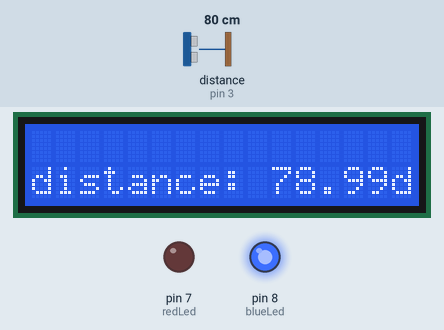
Recording of a sketch running on a simulated Arduino Uno, built with avr-gcc and run on an emulated ATmega328P. Shown: 16×2 character LCD, output pins drawn as LEDs (lit = HIGH). Wiring (inferred from the names in the program): ultrasonic range finder: trigger pin 6; echo pin 3. Inputs (shaded band) come from the test bench; at power-on: distance to the obstacle (sensor on pin 3) 80 cm. The echo pulse lasts 58.3 µs per cm; pins used as bus, display or sensor lines are not drawn; what the sketch prints to the serial monitor is not drawn.

Above: at 3.2 s.
3.3 s: distance to the obstacle (sensor on pin 3) set to 22 cm
At 3.9 s:
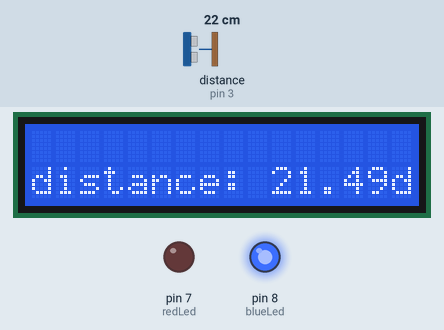
5.0 s: distance to the obstacle (sensor on pin 3) set to 18 cm
At 5.9 s:
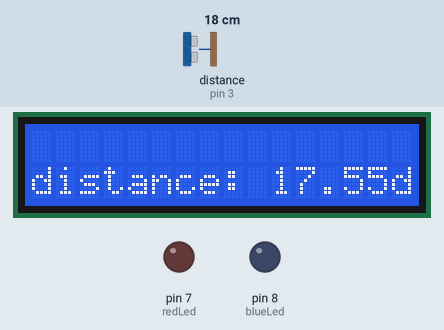
6.6 s: distance to the obstacle (sensor on pin 3) set to 2 cm
At 8.0 s:
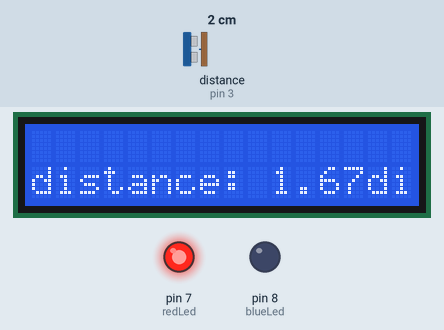
9.6 s: distance to the obstacle (sensor on pin 3) set to 13 cm
At 10.8 s:
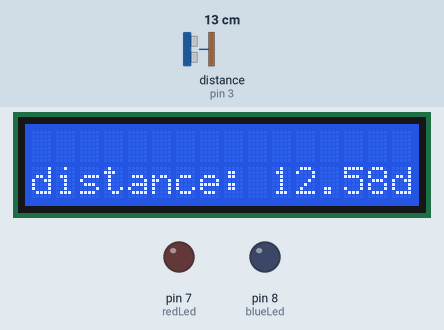
12.6 s: distance to the obstacle (sensor on pin 3) set to 250 cm
At 13.9 s:
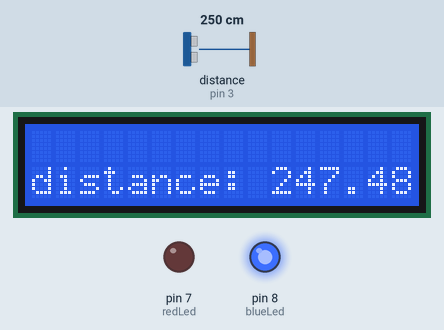
15.6 s: distance to the obstacle (sensor on pin 3) set to 17 cm
At 16.7 s:
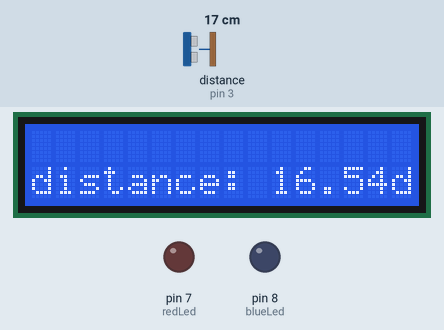
Timing chart, 0 to 18.6 s (numbered marks = the images above; inputs shaded):
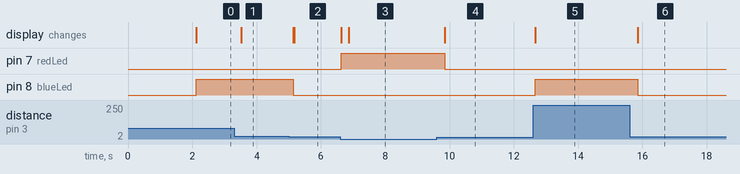

Measured:
- the behaviour switches between 21 and 20 cm on distance to the obstacle (sensor on pin 3) (found by bisection; images 1 and 2)
- after the input at 3.3 s, the display: changes after 0.22 s (image 1)
- after the input at 5.0 s, pin 8 (blueLed): HIGH → LOW after 0.14 s; the display: first changes after 0.14 s (image 2 shows a later state)
- after the input at 6.6 s, pin 7 (redLed): LOW → HIGH at once; the display: first changes at once (image 3 shows a later state)
- after the input at 9.6 s, pin 7 (redLed): HIGH → LOW after 0.25 s; the display: changes after 0.25 s (image 4)
- after the input at 12.6 s, pin 8 (blueLed): LOW → HIGH after 0.07 s; the display: changes after 0.07 s (image 5)
- after the input at 15.6 s, pin 8 (blueLed): HIGH → LOW after 0.25 s; the display: changes after 0.25 s (image 6)

The sketch:

UltrasonicSensor.ino
```cpp
/*
  A sketch to demonstrate how the Ultrasonic sensor
  can be used to measure distance
  Created By: Engr. Dean Etim
  Date: 7th December, 2024.
*/
// Include all the necessary Libraries
#include <LiquidCrystal_I2C.h>

// LCD
LiquidCrystal_I2C lcd(0x27, 16, 2);

// Ultrasonic sensor Pins
int trig = 6;
int echo = 3;

// led pins
const int redLed = 7;
const int blueLed = 8;

// variables for holding duration and distance
long duration;
float distance_cm;

void setup() {
  // Initialization
  Serial.begin(9600);
  lcd.init();
  lcd.backlight();

  //pin mode for the led pins
  pinMode(redLed, OUTPUT);
  pinMode(blueLed, OUTPUT);

  //pin mode for the sensor pins
  pinMode(trig, OUTPUT);
  pinMode(echo, INPUT);

  // Welcome message
  lcd.clear();
  lcd.setCursor(0, 0);
  lcd.print("Distance Meter");
  delay(2000);
}

void loop() {
  // Send out the ultrasonic signal
  digitalWrite(trig, LOW);
  delay(2);
  digitalWrite(trig, HIGH);
  delayMicroseconds(10);
  digitalWrite(trig, LOW);

  // Receive the incoming signal
  duration = pulseIn(echo, HIGH);

  // Calculate and display the distance
  distance_cm = (duration / 58.82);
  Serial.print("Distance (in cm) = ");
  Serial.println(distance_cm);

  // Display on the LCD
  lcd.clear();
  lcd.setCursor(0, 1);
  lcd.print("distance: ");
  lcd.print(distance_cm);
  lcd.print("distance: ");

  // Condtional Statements
  if (distance_cm <= 10.0) {
    digitalWrite(redLed, HIGH);
    digitalWrite(blueLed, LOW);
    delay(200);
  }

  else if (distance_cm >= 20.0) {
    digitalWrite(blueLed, HIGH);
    digitalWrite(redLed, LOW);
    delay(200);
  }

  else {
    digitalWrite(redLed, LOW);
    digitalWrite(blueLed, LOW);
  }
}
```
